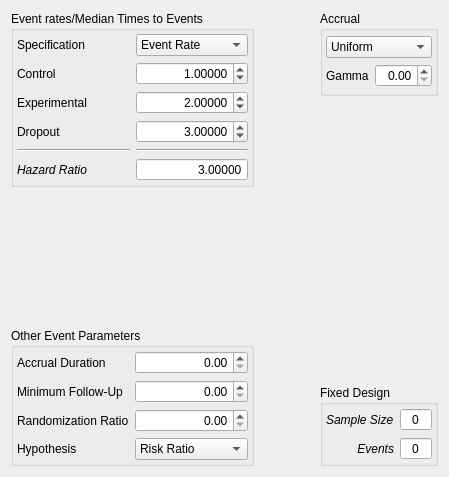
                <widget class="QWidget" name="ssTETab">
                 <attribute name="title">
                  <string>Time to Event</string>
                 </attribute>
                 <layout class="QGridLayout" name="gridLayout_73">
                  <item row="0" column="1">
                   <spacer name="horizontalSpacer_4">
                    <property name="orientation">
                     <enum>Qt::Horizontal</enum>
                    </property>
                    <property name="sizeHint" stdset="0">
                     <size>
                      <width>60</width>
                      <height>20</height>
                     </size>
                    </property>
                   </spacer>
                  </item>
                  <item row="0" column="2">
                   <widget class="QGroupBox" name="ssTEAccrualGroup">
                    <property name="title">
                     <string>Accrual </string>
                    </property>
                    <layout class="QGridLayout" name="gridLayout_72">
                     <property name="margin">
                      <number>3</number>
                     </property>
                     <item row="0" column="0">
                      <layout class="QVBoxLayout" name="ssTEAccrualLayout">
                       <item>
                        <widget class="QComboBox" name="ssTEAccrualCombo">
                         <item>
                          <property name="text">
                           <string>Uniform</string>
                          </property>
                         </item>
                         <item>
                          <property name="text">
                           <string>Exponential</string>
                          </property>
                         </item>
                        </widget>
                       </item>
                       <item>
                        <layout class="QGridLayout" name="ssTEGammaLayout">
                         <item row="0" column="0">
                          <widget class="QLabel" name="ssTEGammaLabel">
                           <property name="text">
                            <string>Gamma</string>
                           </property>
                          </widget>
                         </item>
                         <item row="0" column="1">
                          <widget class="QDoubleSpinBox" name="ssTEGammaDSpin">
                           <property name="alignment">
                            <set>Qt::AlignRight|Qt::AlignTrailing|Qt::AlignVCenter</set>
                           </property>
                          </widget>
                         </item>
                        </layout>
                       </item>
                      </layout>
                     </item>
                    </layout>
                   </widget>
                  </item>
                  <item row="2" column="0">
                   <spacer name="verticalSpacer_11">
                    <property name="orientation">
                     <enum>Qt::Vertical</enum>
                    </property>
                    <property name="sizeHint" stdset="0">
                     <size>
                      <width>20</width>
                      <height>67</height>
                     </size>
                    </property>
                   </spacer>
                  </item>
                  <item row="2" column="2" rowspan="2">
                   <spacer name="verticalSpacer_12">
                    <property name="orientation">
                     <enum>Qt::Vertical</enum>
                    </property>
                    <property name="sizeHint" stdset="0">
                     <size>
                      <width>20</width>
                      <height>135</height>
                     </size>
                    </property>
                   </spacer>
                  </item>
                  <item row="3" column="0" rowspan="2">
                   <widget class="QGroupBox" name="ssTEOtherGroup">
                    <property name="title">
                     <string>Other Event Parameters</string>
                    </property>
                    <layout class="QGridLayout" name="gridLayout_54">
                     <property name="margin">
                      <number>3</number>
                     </property>
                     <item row="0" column="0">
                      <layout class="QGridLayout" name="gridLayout_46">
                       <item row="0" column="0">
                        <widget class="QLabel" name="ssTEAccrualLabel">
                         <property name="text">
                          <string>Accrual Duration</string>
                         </property>
                        </widget>
                       </item>
                       <item row="0" column="1">
                        <widget class="QDoubleSpinBox" name="ssTEAccrualDSpin">
                         <property name="alignment">
                          <set>Qt::AlignRight|Qt::AlignTrailing|Qt::AlignVCenter</set>
                         </property>
                        </widget>
                       </item>
                       <item row="1" column="0">
                        <widget class="QLabel" name="ssTEFollowLabel">
                         <property name="text">
                          <string>Minimum Follow-Up</string>
                         </property>
                        </widget>
                       </item>
                       <item row="1" column="1">
                        <widget class="QDoubleSpinBox" name="ssTEFollowDSpin">
                         <property name="alignment">
                          <set>Qt::AlignRight|Qt::AlignTrailing|Qt::AlignVCenter</set>
                         </property>
                        </widget>
                       </item>
                       <item row="2" column="0">
                        <widget class="QLabel" name="ssTERatioLabel">
                         <property name="text">
                          <string>Randomization Ratio</string>
                         </property>
                        </widget>
                       </item>
                       <item row="2" column="1">
                        <widget class="QDoubleSpinBox" name="ssTERatioDSpin">
                         <property name="alignment">
                          <set>Qt::AlignRight|Qt::AlignTrailing|Qt::AlignVCenter</set>
                         </property>
                        </widget>
                       </item>
                       <item row="3" column="0">
                        <widget class="QLabel" name="ssTEHypLabel">
                         <property name="text">
                          <string>Hypothesis</string>
                         </property>
                        </widget>
                       </item>
                       <item row="3" column="1">
                        <widget class="QComboBox" name="ssTEHypCombo">
                         <item>
                          <property name="text">
                           <string>Risk Ratio</string>
                          </property>
                         </item>
                         <item>
                          <property name="text">
                           <string>Risk Difference</string>
                          </property>
                         </item>
                        </widget>
                       </item>
                      </layout>
                     </item>
                    </layout>
                   </widget>
                  </item>
                  <item row="4" column="1">
                   <spacer name="horizontalSpacer_5">
                    <property name="orientation">
                     <enum>Qt::Horizontal</enum>
                    </property>
                    <property name="sizeHint" stdset="0">
                     <size>
                      <width>60</width>
                      <height>20</height>
                     </size>
                    </property>
                   </spacer>
                  </item>
                  <item row="4" column="2">
                   <widget class="QGroupBox" name="groupBox">
                    <property name="title">
                     <string>Fixed Design</string>
                    </property>
                    <layout class="QGridLayout" name="gridLayout_57">
                     <property name="margin">
                      <number>3</number>
                     </property>
                     <item row="0" column="0">
                      <layout class="QGridLayout" name="gridLayout_56">
                       <item row="0" column="0">
                        <widget class="QLabel" name="ssTEFixedLabel">
                         <property name="font">
                          <font>
                           <italic>true</italic>
                          </font>
                         </property>
                         <property name="text">
                          <string>Sample Size</string>
                         </property>
                        </widget>
                       </item>
                       <item row="0" column="1">
                        <widget class="QSpinBox" name="ssTEFixedSpin">
                         <property name="enabled">
                          <bool>true</bool>
                         </property>
                         <property name="alignment">
                          <set>Qt::AlignCenter</set>
                         </property>
                         <property name="readOnly">
                          <bool>true</bool>
                         </property>
                         <property name="buttonSymbols">
                          <enum>QAbstractSpinBox::NoButtons</enum>
                         </property>
                        </widget>
                       </item>
                       <item row="1" column="0">
                        <widget class="QLabel" name="ssTEFixedEventLabel">
                         <property name="font">
                          <font>
                           <italic>true</italic>
                          </font>
                         </property>
                         <property name="text">
                          <string>Events</string>
                         </property>
                         <property name="alignment">
                          <set>Qt::AlignRight|Qt::AlignTrailing|Qt::AlignVCenter</set>
                         </property>
                        </widget>
                       </item>
                       <item row="1" column="1">
                        <widget class="QSpinBox" name="ssTEFixedEventSpin">
                         <property name="enabled">
                          <bool>true</bool>
                         </property>
                         <property name="alignment">
                          <set>Qt::AlignCenter</set>
                         </property>
                         <property name="readOnly">
                          <bool>true</bool>
                         </property>
                         <property name="buttonSymbols">
                          <enum>QAbstractSpinBox::NoButtons</enum>
                         </property>
                        </widget>
                       </item>
                      </layout>
                     </item>
                    </layout>
                   </widget>
                  </item>
                  <item row="0" column="0" rowspan="2">
                   <widget class="QGroupBox" name="ssTEGroup">
                    <property name="sizePolicy">
                     <sizepolicy hsizetype="Preferred" vsizetype="Fixed">
                      <horstretch>0</horstretch>
                      <verstretch>0</verstretch>
                     </sizepolicy>
                    </property>
                    <property name="title">
                     <string>Event rates/Median Times to Events</string>
                    </property>
                    <layout class="QGridLayout" name="gridLayout_55">
                     <property name="margin">
                      <number>3</number>
                     </property>
                     <item row="0" column="0">
                      <layout class="QGridLayout" name="gridLayout_47">
                       <item row="0" column="1">
                        <widget class="QComboBox" name="ssTESwitchCombo">
                         <item>
                          <property name="text">
                           <string>Event Rate</string>
                          </property>
                         </item>
                         <item>
                          <property name="text">
                           <string>Median Time</string>
                          </property>
                         </item>
                        </widget>
                       </item>
                       <item row="1" column="0">
                        <widget class="QLabel" name="ssTECtrlLabel">
                         <property name="text">
                          <string>Control</string>
                         </property>
                        </widget>
                       </item>
                       <item row="1" column="1">
                        <widget class="QDoubleSpinBox" name="ssTECtrlDSpin">
                         <property name="alignment">
                          <set>Qt::AlignRight|Qt::AlignTrailing|Qt::AlignVCenter</set>
                         </property>
                         <property name="decimals">
                          <number>5</number>
                         </property>
                         <property name="minimum">
                          <double>0.000100000000000</double>
                         </property>
                         <property name="value">
                          <double>1.000000000000000</double>
                         </property>
                        </widget>
                       </item>
                       <item row="2" column="0">
                        <widget class="QLabel" name="ssTEExpLabel">
                         <property name="text">
                          <string>Experimental</string>
                         </property>
                        </widget>
                       </item>
                       <item row="2" column="1">
                        <widget class="QDoubleSpinBox" name="ssTEExpDSpin">
                         <property name="alignment">
                          <set>Qt::AlignRight|Qt::AlignTrailing|Qt::AlignVCenter</set>
                         </property>
                         <property name="decimals">
                          <number>5</number>
                         </property>
                         <property name="minimum">
                          <double>0.000100000000000</double>
                         </property>
                         <property name="value">
                          <double>2.000000000000000</double>
                         </property>
                        </widget>
                       </item>
                       <item row="0" column="0">
                        <widget class="QLabel" name="label">
                         <property name="text">
                          <string>Specification</string>
                         </property>
                        </widget>
                       </item>
                       <item row="3" column="0">
                        <widget class="QLabel" name="ssTEDropoutLabel">
                         <property name="text">
                          <string>Dropout</string>
                         </property>
                        </widget>
                       </item>
                       <item row="3" column="1">
                        <widget class="QDoubleSpinBox" name="ssTEDropoutDSpin">
                         <property name="alignment">
                          <set>Qt::AlignRight|Qt::AlignTrailing|Qt::AlignVCenter</set>
                         </property>
                         <property name="decimals">
                          <number>5</number>
                         </property>
                         <property name="value">
                          <double>3.000000000000000</double>
                         </property>
                        </widget>
                       </item>
                       <item row="5" column="1">
                        <widget class="QDoubleSpinBox" name="ssTEHazardRatioDSpin">
                         <property name="alignment">
                          <set>Qt::AlignRight|Qt::AlignTrailing|Qt::AlignVCenter</set>
                         </property>
                         <property name="readOnly">
                          <bool>true</bool>
                         </property>
                         <property name="buttonSymbols">
                          <enum>QAbstractSpinBox::NoButtons</enum>
                         </property>
                         <property name="decimals">
                          <number>5</number>
                         </property>
                         <property name="value">
                          <double>3.000000000000000</double>
                         </property>
                        </widget>
                       </item>
                       <item row="5" column="0">
                        <widget class="QLabel" name="ssTEHazardRatioLabel">
                         <property name="font">
                          <font>
                           <italic>true</italic>
                          </font>
                         </property>
                         <property name="text">
                          <string>Hazard Ratio</string>
                         </property>
                        </widget>
                       </item>
                       <item row="4" column="0">
                        <widget class="Line" name="line">
                         <property name="orientation">
                          <enum>Qt::Horizontal</enum>
                         </property>
                        </widget>
                       </item>
                       <item row="4" column="1">
                        <widget class="Line" name="line_2">
                         <property name="orientation">
                          <enum>Qt::Horizontal</enum>
                         </property>
                        </widget>
                       </item>
                      </layout>
                     </item>
                    </layout>
                   </widget>
                  </item>
                 </layout>
                </widget>
